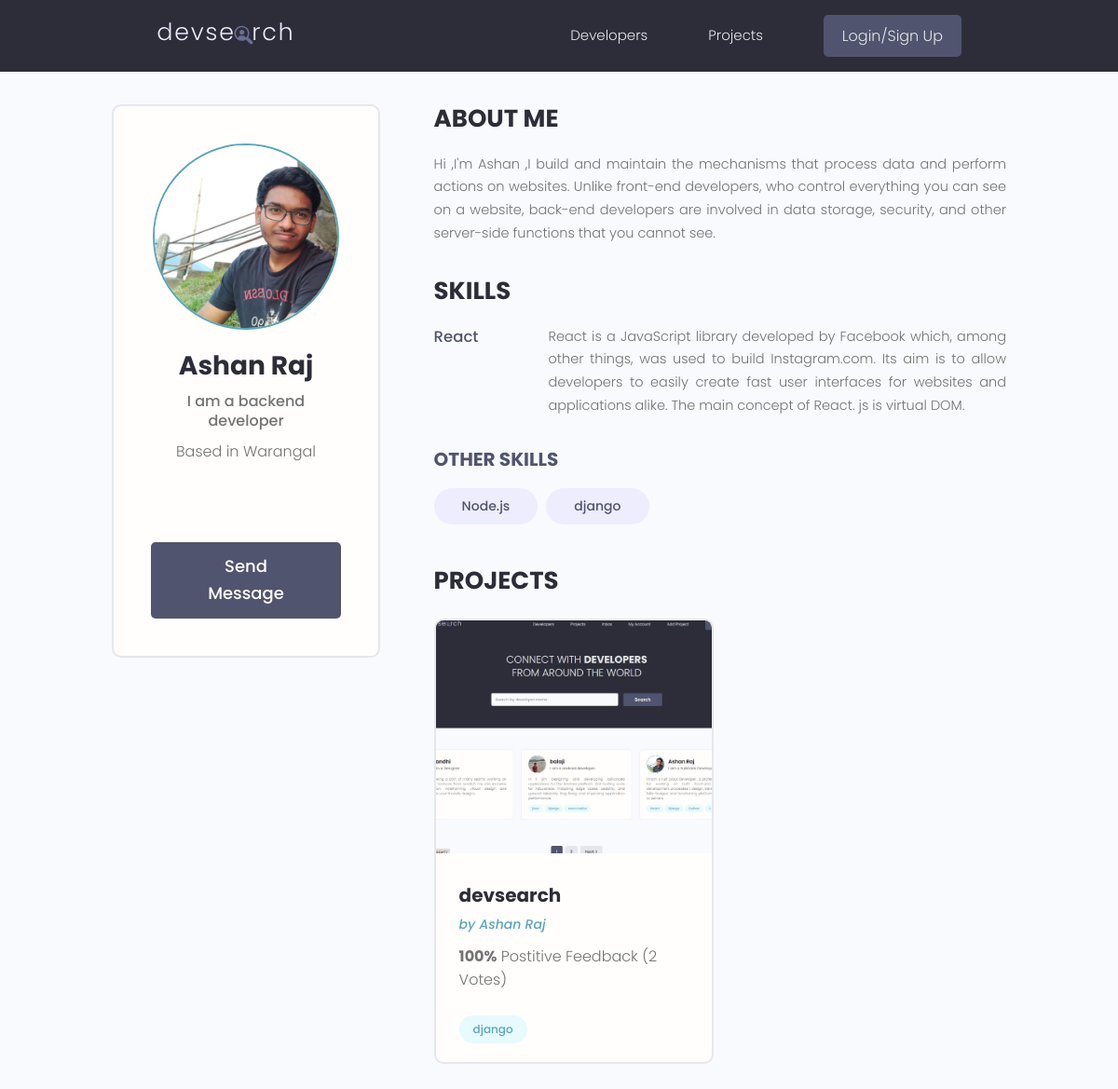
Page /profile/1e74482b-41f2-47ce-aa90-303f13bb31ac/ on the committed database.
### users/models.py (models this page shows, shortened)
class Profile(models.Model):
    user = models.OneToOneField(
        User, on_delete=models.CASCADE, null=True, blank=True)
    name = models.CharField(max_length=200, blank=True, null=True)
    email = models.EmailField(max_length=500, blank=True, null=True)
    username = models.CharField(max_length=200, blank=True, null=True)
    location = models.CharField(max_length=200, blank=True, null=True)
    short_intro = models.CharField(max_length=200, blank=True, null=True)
    bio = models.TextField(blank=True, null=True)
    profile_image = models.ImageField(
        null=True, blank=True, upload_to='profiles/', default="profiles/user-default.png")
    social_github = models.CharField(max_length=200, blank=True, null=True)
    social_twitter = models.CharField(max_length=200, blank=True, null=True)
    social_linkedin = models.CharField(max_length=200, blank=True, null=True)
    social_youtube = models.CharField(max_length=200, blank=True, null=True)
    social_website = models.CharField(max_length=200, blank=True, null=True)
    created = models.DateTimeField(auto_now_add=True)
    id = models.UUIDField(default=uuid.uuid4, unique=True,
                          primary_key=True, editable=False)

class Skill(models.Model):
    owner = models.ForeignKey(
        Profile, on_delete=models.CASCADE, null=True, blank=True)
    name = models.CharField(max_length=200, blank=True, null=True)
    description = models.TextField(null=True, blank=True)
    created = models.DateTimeField(auto_now_add=True)
    id = models.UUIDField(default=uuid.uuid4, unique=True,
                          primary_key=True, editable=False)
    def __str__(self):
        return str(self.name)

### projects/models.py (models this page shows, shortened)
class Project(models.Model):
    owner = models.ForeignKey(
        Profile, null=True, blank=True, on_delete=models.SET_NULL)
    title = models.CharField(max_length=200)
    description = models.TextField(null=True, blank=True)
    featured_image = models.ImageField(
        null=True, blank=True, default="default.jpg")
    demo_link = models.CharField(max_length=2000, null=True, blank=True)
    source_link = models.CharField(max_length=2000, null=True, blank=True)
    tags = models.ManyToManyField('Tag', blank=True)
    vote_total = models.IntegerField(default=0, null=True, blank=True)
    vote_ratio = models.IntegerField(default=0, null=True, blank=True)
    created = models.DateTimeField(auto_now_add=True)
    id = models.UUIDField(default=uuid.uuid4, unique=True,
                          primary_key=True, editable=False)
    class Meta:
        ordering =['-vote_ratio','-vote_total','title']

class Tag(models.Model):
    name = models.CharField(max_length=200)
    created = models.DateTimeField(auto_now_add=True)
    id = models.UUIDField(default=uuid.uuid4, unique=True,
                          primary_key=True, editable=False)
    def __str__(self):
        return self.name

### users/views.py (the view)
# urls.py: path('profile/<str:pk>/', views.userProfile, name="user-profile"),
def userProfile(request, pk):
    profile = Profile.objects.get(id=pk)
    topSkills = profile.skill_set.exclude(description__exact="")
    otherSkills = profile.skill_set.filter(description="")
    context = {'profile': profile, 'topSkills': topSkills,
               "otherSkills": otherSkills}
    return render(request, 'users/user-profile.html', context)

### users/templates/users/user-profile.html (shortened to what this page needs)
{% extends 'main.html' %}
{% block content %}
<main class="profile my-md">
    <div class="container">
      <div class="layout">
        <div class="column column--1of3">
          <div class="card text-center">
            <div class="card__body dev">
              <img class="avatar avatar--xl" src="{{profile.profile_image.url}}" />
              <h2 class="dev__name">{{profile.name}}</h2>
              <p class="dev__title">{{profile.short_intro}}</p>
              <p class="dev__location">Based in {{profile.location}}</p>
              <ul class="dev__social">
              </ul>
              {% if reques.user.profile.id != profile.id %}
              <a href="{% url 'create-message' profile.id %}" class="btn btn--sub btn--lg">Send Message </a>
              {% endif %}
            </div>
          </div>
        </div>
        <div class="column column--2of3">
          <div class="devInfo">
            <h3 class="devInfo__title">About Me</h3>
            <p class="devInfo__about">
             {{profile.bio}}
            </p>
          </div>
          <div class="devInfo">
            <h3 class="devInfo__title">Skills</h3>
            <div class="devInfo__skills">
                {% for i in topSkills %}
              <div class="devSkill">
                <h4 class="devSkill__title">{{i}}</h4>
                <p class="devSkill__info">
                 {{i.description}}
                </p>
              </div>
              {% endfor %}
              <h3 class="devInfo__subtitle">Other Skills</h3>
              <div class="devInfo__otherSkills">
                  {%for i in otherSkills %}
                <span class="tag tag--pill tag--sub tag--lg">
                  <small>{{i}}</small>
                </span>
                {% endfor %}
              </div>
            </div>
          </div>
          <div class="devInfo">
            <h3 class="devInfo__title">Projects</h3>
            <div class="grid grid--two">
             {%for project in profile.project_set.all%}
              <div class="column">
                <div class="card project">
                  <a href="{% url 'project' project.id %}" class="project">
                    <img class="project__thumbnail" src="{{project.featured_image.url}}" alt="project thumbnail" />
                    <div class="card__body">
                      <h3 class="project__title">{{project.title}}</h3>
                      <p><a class="project__author" href="{% url 'user-profile' project.owner.id %}">by {{project.owner.name}}</a></p>
                      <p class="project--rating">
                        <span style="font-weight: bold;">{{project.vote_ratio}}%</span> Postitive
                        Feedback ({{project.vote_total}} Vote{{project.vote_ratio|pluralize:'s'}})
                      </p>
                      <div class="project__tags">
                          {% for tags in project.tags.all %}
                        <span class="tag tag--pill tag--main">
                          <small>{{tags}}</small>
                        </span>
                        {% endfor %}
                      </div>
                    </div>
                  </a>
                </div>
              </div>
            {% endfor %}
            </div>
          </div>
        </div>
      </div>
    </div>
  </main>
{%endblock content %}

### static/styles/app.css (style rules this page uses)
:root { --color-sub: #2d2d39; }
.btn--sub { background-color: var(--color-sub-light); }
.card { border: 2px solid var(--color-light); }
img { width: 100%; }
.profile .card > .dev { padding: 4rem; }
.dev__name { color: var(--color-sub); font-size: 2.8rem; font-weight: 700; margin-top: 1rem; margin-bottom: 0.5rem; }
.dev__title { font-size: 1.6rem; font-weight: 500; line-height: 1.3; }
.dev__location { margin-top: 1rem; }
.dev__social { margin: 3rem 0; list-style: none; display: flex; justify-content: center; gap: 1.5rem; }
.devInfo { margin-bottom: 3rem; }
.devInfo__title, .devInfo__subtitle { font-size: 2.6rem; color: var(--color-sub); text-transform: uppercase; font-weight: 700; margin-bottom: 1.5rem; }
.devInfo__subtitle { font-size: 2rem; color: var(--color-sub-light); }
.devInfo__about, .devSkill__info { font-size: 1.45rem; line-height: 1.7; text-align: justify; }
.devSkill { margin-bottom: 3rem; }
.devSkill__title { font-size: 1.65rem; font-weight: 500; color: var(--color-sub-light); }
@media screen and (min-width: 700px) { .devSkill { display: flex; justify-content: space-between; gap: 3rem; } }
@media screen and (min-width: 700px) { .devSkill__info { flex-basis: 80%; } }
.project__author { font-size: 1.4rem; font-style: italic; }
.project--rating { margin-bottom: 1.6em; margin-top: .5em; }
.project__thumbnail { height: 25rem; object-fit: cover; object-position: top center; }
.project__title { font-size: 2rem; font-weight: 700; color: var(--color-sub); }

### static/uikit/styles/modules/_variables.css (style rules this page uses)
:root { --color-main: #5aa5b9; --color-main-light: #e6faff; --color-sub: #3f4156; --color-sub-light: #51546e; --color-sub-lighter: #ededfd; --color-text: #737373; --color-gray: #8b8b8b; --color-light: #e5e7eb; --color-light-gray: #767676; --color-bg: #f8fafd; --color-white: #fffefd; --color-white-light: #f3f3f3; --color-success: #359e64; --color-success-bg: #def8e8; --color-error: #fc4b0b; --color-error-bg: #fff2ee; --font-base: 'Poppins', arial, helvetica, 'Segoe UI', roboto, ubuntu, sans-serif; --font-monospace: 'Fira Code', 'Courier New', courier, monospace; --font-regular: 300; --font-medium: 500; --font-bold: 700; --generic-shadow: 1px 1px 5px #00000010; --generic-transition: all 0.3s ease-in-out; }

### static/uikit/styles/modules/_base.css (style rules this page uses)
* { margin: 0; padding: 0; box-sizing: border-box; text-rendering: optimizeLegibility; color: inherit; font-size: inherit; }
html { font-size: 50%; }
@media only screen and (min-width: 480px) { html { font-size: 56.25%; } }
@media only screen and (min-width: 1200px) { html { font-size: 62.5%; } }
body { line-height: 1.6; font-weight: 400; font-size: 1.5rem; color: var(--color-text); background-color: var(--color-bg); min-height: 100vh; }

### static/uikit/styles/modules/_typography.css (style rules this page uses)
* { font-family: var(--font-base); }
h2 { font-size: 3.6rem; font-weight: var(--font-bold); }
h3 { font-size: 3.2rem; font-weight: var(--font-medium); }
h4 { font-size: 2.8rem; font-weight: var(--font-medium); }
p, span, strong { font-size: 1.6rem; color: var(--color-text); font-weight: var(--font-regular); }
a { padding-bottom: 2px; text-decoration: none; display: inline-block; color: var(--color-main); font-weight: var(--font-medium); }

### static/uikit/styles/modules/_utilities.css (style rules this page uses)
.container { width: 92%; max-width: 165rem; margin: 0 auto; box-sizing: border-box; }
@media screen and (min-width: 1000px) { .container { width: 90%; } }
@media screen and (min-width: 1200px) { .container { width: 80%; } }
.text-center { text-align: center; }
.my-md { margin: 3rem auto; }

### static/uikit/styles/modules/_avatar.css (style rules this page uses)
.avatar { border-radius: 50%; border: 2px solid var(--color-main); object-fit: cover; }
.avatar--xl { height: 20rem; width: 20rem; }

### static/uikit/styles/modules/_button.css (style rules this page uses)
.btn { display: inline-block; position: relative; cursor: pointer; background-color: var(--color-light); font-weight: var(--font-medium); color: var(--color-sub); text-decoration: none; padding: 1rem 2rem; border-radius: 0.5rem; border: none; width: -webkit-fit-content; width: -moz-fit-content; width: fit-content; height: -webkit-fit-content; height: -moz-fit-content; height: fit-content; font-size: 1.6rem; outline-width: 0; outline-color: transparent; -webkit-backface-visibility: hidden; backface-visibility: hidden; transition: all 0.3s ease-in-out; }
.btn--sub { background-color: var(--color-sub); color: var(--color-white); }
.btn--lg { font-size: 1.8rem; padding: 1.2rem 4.5rem; }

### static/uikit/styles/modules/_card.css (style rules this page uses)
.card { border-radius: 1rem; background-color: var(--color-white); border: 1.5px solid var(--color-light); width: auto; height: auto; margin-top: 0.5rem; margin-bottom: 0.5rem; overflow: hidden; }
.card__body, .card__header { padding: 2rem 2.5rem; }

### rows in the picture
Profile: profile_image (picture), name "Ashan Raj", short_intro "I am a backend developer", location "Warangal", bio "Hi ,I'm Ashan ,I build and maintain the mechanisms that process data and perform actions on websites. Unlike front-end developers, who control everything you can see on a website, back-end developers are involved in data storage, security, and other server-side functions that you cannot see."
Skill: name "React", description "React is a JavaScript library developed by Facebook which, among other things, was used to build Instagram.com. Its aim is to allow developers to easily create fast user interfaces for websites and applications alike. The main concept of React. js is virtual DOM."
Skill: name "Node.js"
Skill: name "django"
Project: featured_image (picture), title "devsearch", owner.name "Ashan Raj", vote_ratio "100", vote_total "2"
Tag: name "django"
